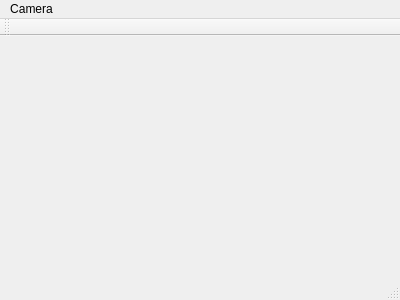
<?xml version="1.0" encoding="UTF-8"?>
<ui version="4.0">
 <class>MainWindow</class>
 <widget class="QMainWindow" name="MainWindow">
  <property name="geometry">
   <rect>
    <x>0</x>
    <y>0</y>
    <width>400</width>
    <height>300</height>
   </rect>
  </property>
  <property name="windowTitle">
   <string>MainWindow</string>
  </property>
  <widget class="QWidget" name="centralWidget">
   <layout class="QGridLayout" name="gridLayout">
    <item row="0" column="0">
     <widget class="CQtOpenCVViewerGl" name="openCVviewer" native="true"/>
    </item>
   </layout>
  </widget>
  <widget class="QMenuBar" name="menuBar">
   <property name="geometry">
    <rect>
     <x>0</x>
     <y>0</y>
     <width>400</width>
     <height>22</height>
    </rect>
   </property>
   <widget class="QMenu" name="menuCamera">
    <property name="title">
     <string>Camera</string>
    </property>
    <addaction name="actionStart"/>
   </widget>
   <addaction name="menuCamera"/>
  </widget>
  <widget class="QToolBar" name="mainToolBar">
   <attribute name="toolBarArea">
    <enum>TopToolBarArea</enum>
   </attribute>
   <attribute name="toolBarBreak">
    <bool>false</bool>
   </attribute>
  </widget>
  <widget class="QStatusBar" name="statusBar"/>
  <action name="actionStart">
   <property name="text">
    <string>Start</string>
   </property>
  </action>
 </widget>
 <layoutdefault spacing="6" margin="11"/>
 <customwidgets>
  <customwidget>
   <class>CQtOpenCVViewerGl</class>
   <extends>QWidget</extends>
   <header>cqtopencvviewergl.h</header>
   <container>1</container>
  </customwidget>
 </customwidgets>
 <resources/>
 <connections/>
</ui>
